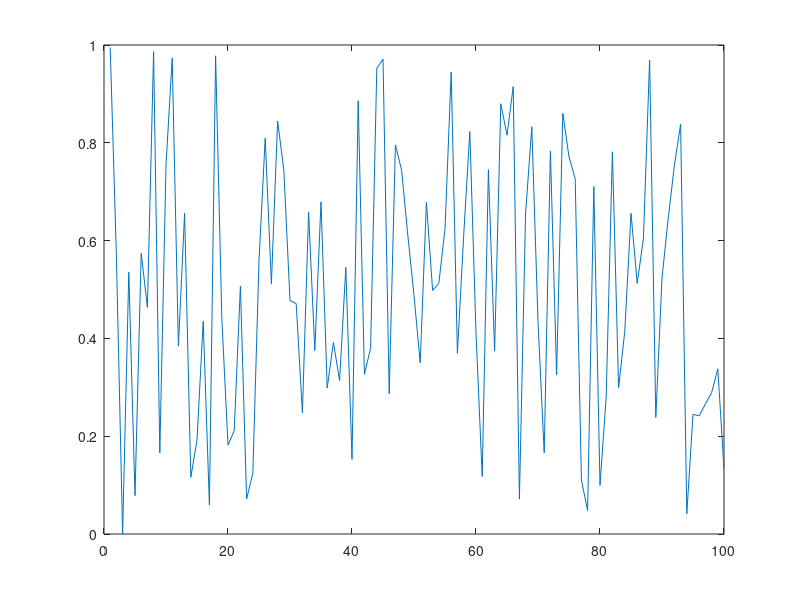

Write the MATLAB code that produced this figure. (Note: this script raises an error after producing the figure.)
% The Hurst exponent
%--------------------------------------------------------------------------
% The first 20 lines of code are a small test driver.
% You can delete or comment out this part when you are done validating the 
% function to your satisfaction.
%
% Bill Davidson, quellen@yahoo.com
% 13 Nov 2005

function []=hurst_exponent()
disp('testing Hurst calculation');

n=100;
data=rand(1,n);
plot(data);
load segments;
hurst=estimate_hurst_exponent(segment1(:,1));
% hurst=estimate_hurst_exponent(data);

[s,err]=sprintf('Hurst exponent = %.2f',hurst);disp(s);

%--------------------------------------------------------------------------
% This function does dispersional analysis on a data series, then does a 
% Matlab polyfit to a log-log plot to estimate the Hurst exponent of the 
% series.
%
% This algorithm is far faster than a full-blown implementation of Hurst's
% algorithm.  I got the idea from a 2000 PhD dissertation by Hendrik J 
% Blok, and I make no guarantees whatsoever about the rigor of this approach
% or the accuracy of results.  Use it at your own risk.
%
% Bill Davidson
% 21 Oct 2003

function [hurst] = estimate_hurst_exponent(data0)   % data set

data=data0;         % make a local copy

[M,npoints]=size(data0);

yvals=zeros(1,npoints);
xvals=zeros(1,npoints);
data2=zeros(1,npoints);

index=0;
binsize=1;

while npoints>4
    
    y=std(data);
    index=index+1;
    xvals(index)=binsize;
    yvals(index)=binsize*y;
    
    npoints=fix(npoints/2);
    binsize=binsize*2;
    for ipoints=1:npoints % average adjacent points in pairs
        data2(ipoints)=(data(2*ipoints)+data((2*ipoints)-1))*0.5;
    end
    data=data2(1:npoints);
    
end % while

xvals=xvals(1:index);
yvals=yvals(1:index);

logx=log(xvals);
logy=log(yvals);

p2=polyfit(logx,logy,1);
hurst=p2(1); % Hurst exponent is the slope of the linear fit of log-log plot

return;